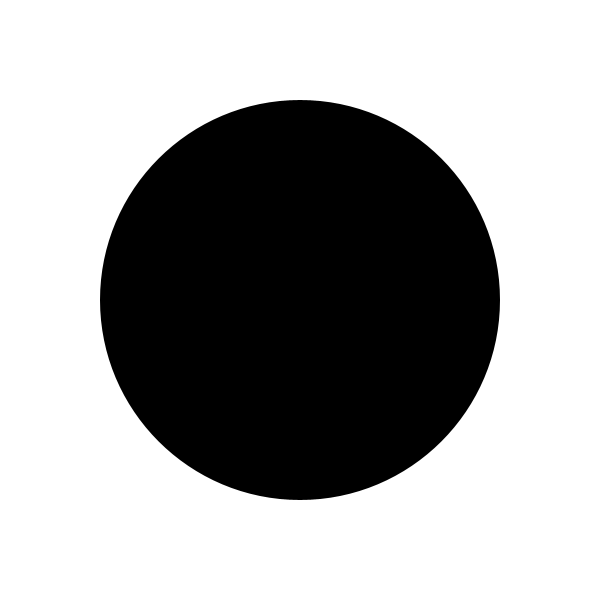
Frame 1 (no input)
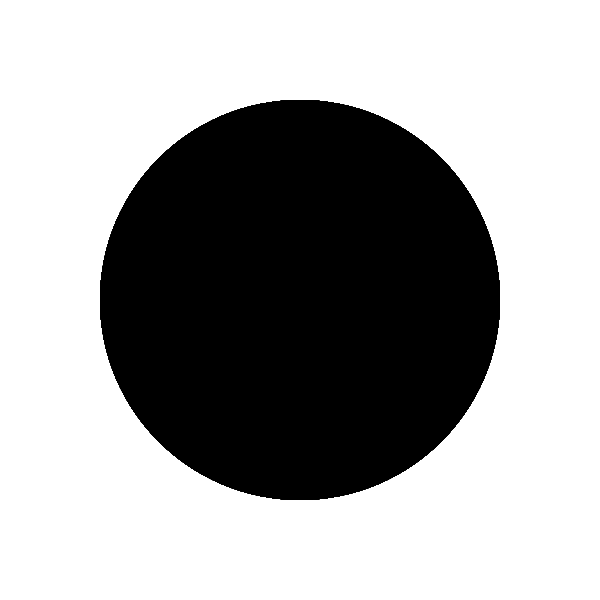
Frame 60 (the mouse pressed at the canvas centre just before this capture)
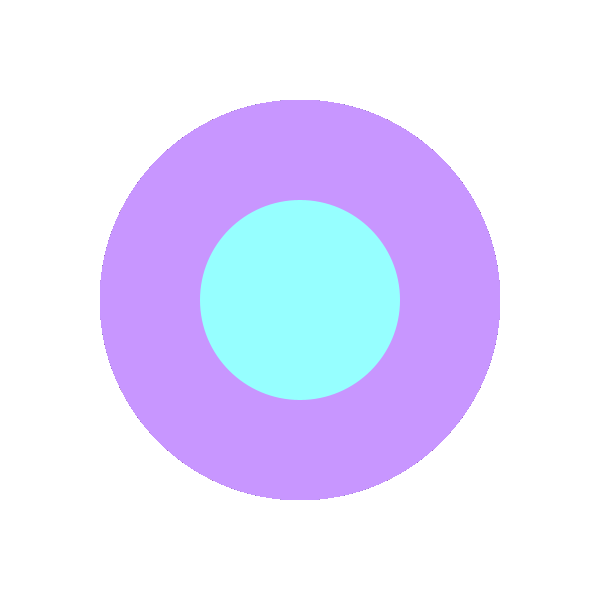
Frame 120 (the mouse held since frame 60 and released just before this capture)

The Processing sketch that drew these frames (run headless with seeded random() and noise(); from frame 60 on, the mouse is pressed at the canvas centre):

// Processing sketch: processing_70936
// ── processing_70936.pde

void setup(){
size(600,600);
background(255,255,255);
}

void draw(){
 fill(mouseX/1.5, mouseX/2, mouseY);
 noStroke();
 ellipse(300,300,400,400);

 fill(mouseX/2, mouseX, mouseY, mouseX);
 noStroke();
 ellipse(300,300,200,200);
 
  
}
